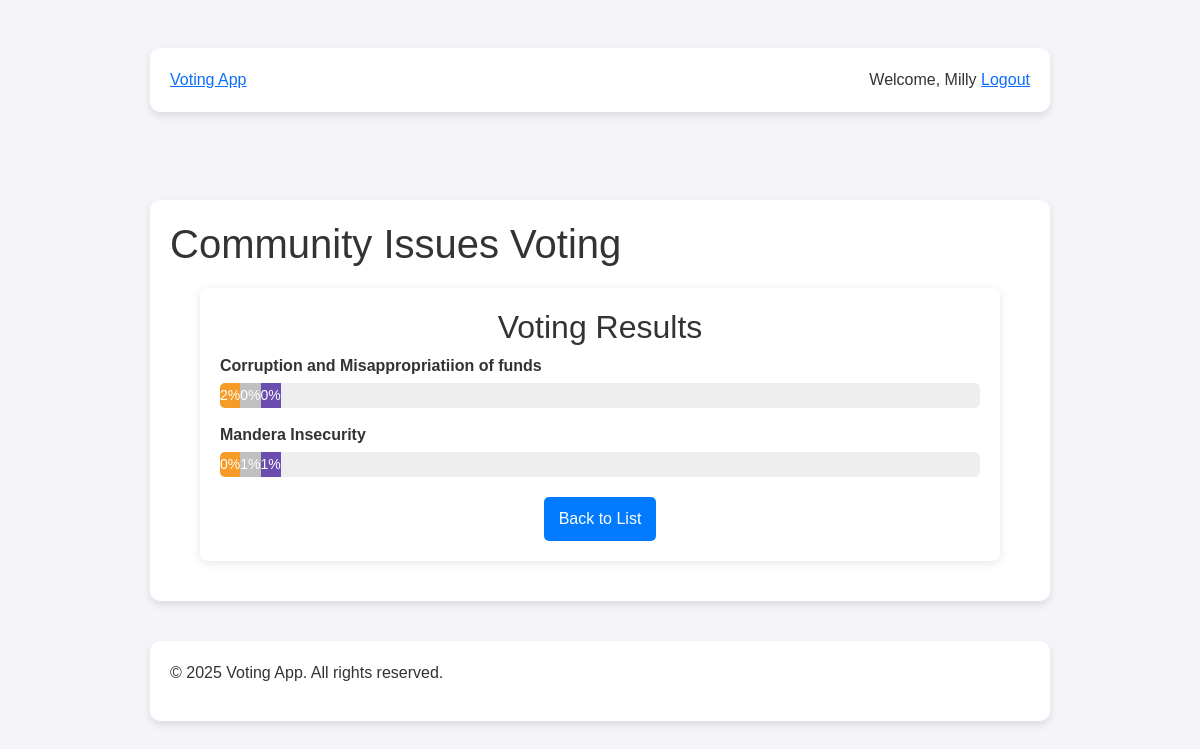
The page /results (signed in) on the database its author committed.
### app.py (models this page shows)
class User(UserMixin, db.Model):
    id = db.Column(db.Integer, primary_key=True)
    username = db.Column(db.String(100), unique=True, nullable=False)
    email = db.Column(db.String(100), unique=True, nullable=False)
    password = db.Column(db.String(200), nullable=False)
    is_admin = db.Column(db.Boolean, default=False)

class Issue(db.Model):
    id = db.Column(db.Integer, primary_key=True)
    title = db.Column(db.String(100), nullable=False)
    description = db.Column(db.Text)
    votes = db.Column(db.Integer, default=0)
    category_id = db.Column(db.Integer, db.ForeignKey('category.id'))
    category = db.relationship('Category', backref='issues')
    created_at = db.Column(db.DateTime, default=datetime.utcnow)
    updated_at = db.Column(db.DateTime, default=datetime.utcnow, onupdate=datetime.utcnow)

### app.py (the view)
@app.route('/results')
def results():
    results_data = db.session.query(
        Issue.title,
        db.func.count(UserVote.id).filter(UserVote.vote_type == "agree").label("agree"),
        db.func.count(UserVote.id).filter(UserVote.vote_type == "not_sure").label("not_sure"),
        db.func.count(UserVote.id).filter(UserVote.vote_type == "disagree").label("disagree"),
        db.func.count(UserVote.id).label("total")
    ).join(UserVote).group_by(Issue.title).all()
    results = []
    for row in results_data:
        results.append({
            "issue": {"title": row.title},
            "agree": row.agree,
            "not_sure": row.not_sure,
            "disagree": row.disagree,
            "total": row.total
        })
    return render_template("results.html", results=results)

### app.py (called while the page is built)
@login_manager.user_loader
def load_user(user_id):
    return User.query.get(int(user_id))

### app/templates/results.html (shortened to what this page needs)
{% extends "base.html" %}
{% block extra_head %}
  <link rel="stylesheet" href="{{ url_for('static', filename='results.css') }}">
{% endblock %}
{% block content %}
<section class="results">
  <header>
    <h2>Voting Results</h2>
  </header>
  <section class="results-list">
    {% for result in results %}
      <div class="result-item">
        <div class="issue-title">{{ result.issue.title }}</div>
        <div class="bar-chart">
          <div class="bar support" data-width="{{ (result.agree / result.total * 100) if result.total > 0 else 0 }}">
            {{ result.agree }}%
          </div>
          <div class="bar neutral" data-width="{{ (result.not_sure / result.total * 100) if result.total > 0 else 0 }}">
            {{ result.not_sure }}%
          </div>
          <div class="bar oppose" data-width="{{ (result.disagree / result.total * 100) if result.total > 0 else 0 }}">
            {{ result.disagree }}%
          </div>
        </div>
      </div>
    {% endfor %}
  </section>
  <footer class="results-footer">
    <a href="{{ url_for('index') }}" class="button">Back to List</a>
  </footer>
</section>
{% endblock %}

### app/templates/base.html (shortened to what this page needs)
<!DOCTYPE html>
<html lang="en">
<head>
  <link rel="stylesheet" href="https://cdn.jsdelivr.net/npm/bootstrap@5.3.0/dist/css/bootstrap.min.css">
  <link rel="stylesheet" href="{{ url_for('static', filename='base.css') }}">
  {% block extra_head %}{% endblock %}
</head>
<body>
  <header>
    <div class="navbar">
      <div class="container">
        <a class="logo" href="{{ url_for('index') }}">Voting App</a>
        <nav>
          {% if current_user.is_authenticated %}
            <span>Welcome, {{ current_user.username }}</span>
            <a href="{{ url_for('logout') }}">Logout</a>
          {% else %}
            <a href="{{ url_for('login') }}">Login</a>
            <a href="{{ url_for('register') }}">Register</a>
          {% endif %}
        </nav>
      </div>
    </div>
  </header>
  <main class="container">
    <h1>Community Issues Voting</h1>
    {% block content %}{% endblock %}
  </main>
  <footer>
    <div class="container">
      <p>&copy; {{ current_year if current_year is defined else "2025" }} Voting App. All rights reserved.</p>
    </div>
  </footer>
</body>
</html>

### static/base.css (style rules this page uses)
body { font-family: 'Poppins', sans-serif; margin: 0; padding: 0; background-color: #f4f4f9; color: #333; }
.container { max-width: 900px; margin: 40px auto; background: white; padding: 20px; border-radius: 10px; box-shadow: 0 4px 8px rgba(0, 0, 0, 0.1); }
.button { display: inline-block; padding: 12px 20px; background: #4CAF50; color: white; border-radius: 6px; text-decoration: none; transition: background 0.3s ease; }

### static/results.css (style rules this page uses)
.results { max-width: 800px; margin: 20px auto; padding: 20px; background: white; box-shadow: 0 2px 10px rgba(0, 0, 0, 0.1); border-radius: 8px; }
.results h2 { text-align: center; color: #333; }
.result-item { margin-bottom: 15px; }
.issue-title { font-weight: bold; margin-bottom: 5px; }
.bar-chart { display: flex; height: 25px; border-radius: 5px; overflow: hidden; background: #eee; }
.bar { height: 100%; text-align: center; color: white; font-size: 14px; line-height: 25px; white-space: nowrap; }
.support { background-color: #f79b28; }
.neutral { background-color: #c0c0c0; }
.oppose { background-color: #6b4caf; }
.results-footer { text-align: center; margin-top: 20px; }
.button { display: inline-block; padding: 10px 15px; background-color: #007bff; color: white; text-decoration: none; border-radius: 5px; }

### rows shown on the page
User: username "Milly"
Issue: issue "Corruption and Misappropriatiion of funds", {{ (result.agree / result.total * 100) if result.total > 0 else 0 }} 100.0 (drawn), agree "2", {{ (result.not_sure / result.total * 100) if result.total > 0 else 0 }} 0.0 (drawn), not_sure "0", {{ (result.disagree / result.total * 100) if result.total > 0 else 0 }} 0.0 (drawn), disagree "0"
Issue: issue "Mandera Insecurity", {{ (result.agree / result.total * 100) if result.total > 0 else 0 }} 0.0 (drawn), agree "0", {{ (result.not_sure / result.total * 100) if result.total > 0 else 0 }} 50.0 (drawn), not_sure "1", {{ (result.disagree / result.total * 100) if result.total > 0 else 0 }} 50.0 (drawn), disagree "1"

### other values the page prints
{{ current_year if current_year is defined else "2025" }} "2025"
